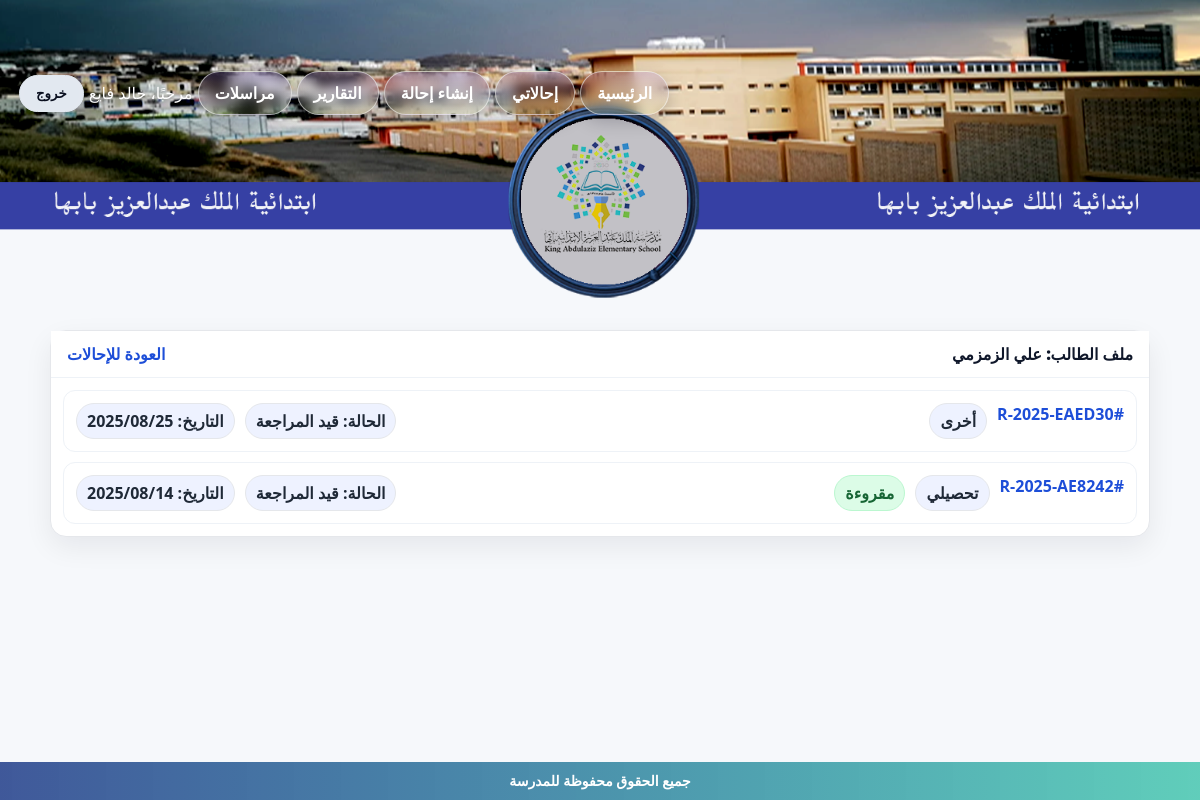
The page /referrals/student/علي-الزمزمي/ (signed in) on the database its author committed.
### referrals/models.py (models this page shows, shortened)
class Referral(models.Model):
    STATUS_CHOICES = [
        ("NEW", "جديدة"),
        ("UNDER_REVIEW", "قيد المراجعة"),
        ("SENT_TO_DEPUTY", "محالة لوكيل"),
        ("CLOSED", "مغلقة"),
    ]
    TYPE_CHOICES = [
        ("behavior", "سلوكي"),
        ("academic", "تحصيلي"),
        ("health", "صحي"),
        ("other", "أخرى"),
    ]
    GRADE_CHOICES = [(str(i), f"الصف {i}") for i in range(1, 13)]
    reference = models.CharField("المرجع", max_length=20, default=generate_reference, unique=True, editable=False)
    student_name = models.CharField("اسم الطالب", max_length=120)
    student_key = models.CharField("معرّف الطالب", max_length=180, blank=True, db_index=True)
    grade = models.CharField("الصف", max_length=2, choices=GRADE_CHOICES)
    referral_type = models.CharField("نوع الإحالة", max_length=20, choices=TYPE_CHOICES)
    details = models.TextField("التفاصيل")
    status = models.CharField("الحالة", max_length=20, choices=STATUS_CHOICES, default="NEW")
    created_by = models.ForeignKey(User, verbose_name="أنشأها", on_delete=models.CASCADE, related_name="created_referrals")
    assignee = models.ForeignKey(User, verbose_name="المكلّف", on_delete=models.SET_NULL, null=True, blank=True, related_name="assigned_referrals")
    is_opened_by_assignee = models.BooleanField("فُتحت من المكلّف", default=False, db_index=True)
    has_reply = models.BooleanField("يوجد رد", default=False, db_index=True)
    created_at = models.DateTimeField("أُنشئت في", auto_now_add=True)
    updated_at = models.DateTimeField("آخر تحديث", auto_now=True)
    class Meta:
        verbose_name = "إحالة"
        verbose_name_plural = "إحالات"
        ordering = ["-created_at"]
    @property
    def is_new_flag(self):
        return not self.has_reply
    @property
    def is_read_flag(self):
        return bool(self.is_opened_by_assignee and self.has_reply)

### referrals/views.py (the view)
# urls.py: path("student/<str:key>/", views.student_file, name="student_file"),
@login_required
def student_file(request, key: str):
    if _is_manager(request.user):
        visible_qs = Referral.objects.all().order_by("-created_at")
    else:
        visible_qs = Referral.objects.filter(Q(created_by=request.user) | Q(assignee=request.user)).order_by("-created_at")
    visible = list(visible_qs)
    for r in visible: _ensure_student_key(r)
    items = [r for r in visible if getattr(r, "student_key", "") == key]
    student_name = items[0].student_name if items else ""
    intake_map = {}
    if HAS_COUNSELOR:
        for r in items:
            try:
                intake = getattr(r, "counselor_intake", None)
                if intake:
                    intake_map[r.pk] = _counselor_summary_struct(intake)
            except Exception:
                pass
    if HAS_COUNSELOR:
        for r in items:
            try:
                intake = getattr(r, "counselor_intake", None)
                r.counselor_summary = _counselor_summary_struct(intake) if intake else []
            except Exception:
                r.counselor_summary = []
    return render(request, "referrals/student_file.html", {
        "student_name": student_name, "items": items, "key": key,
        "intake_map": intake_map, "HAS_COUNSELOR": HAS_COUNSELOR,
    })

### referrals/context_processors.py (called while the page is built)
def active_news_ticker(request):
    try:
        obj = NewsTicker.objects.filter(is_active=True).order_by("-created_at").first()
        if obj and obj.is_visible:
            return {"news_ticker": obj}
    except Exception:
        pass
    return {"news_ticker": None}

### referrals/models.py (called while the page is built)
    @property
    def is_visible(self):
        now = timezone.now()
        if not self.is_active:
            return False
        if self.starts_at and now < self.starts_at:
            return False
        if self.ends_at and now > self.ends_at:
            return False
        return True

### referrals/views.py (called while the page is built)
def _is_manager(user):
    try:
        return bool(user.is_staff or (getattr(user, "profile", None) and user.profile.role == "مدير المدرسة"))
    except Profile.DoesNotExist:
        return bool(user.is_staff)

def _ensure_student_key(ref: Referral):
    try:
        has_key_field = hasattr(ref, "student_key")
    except Exception:
        has_key_field = False
    if not has_key_field:
        return
    try:
        if getattr(ref, "student_key", ""):
            return
        civil = (getattr(ref, "student_civil_id", None) or "")[:64]
        new_key = make_student_key(getattr(ref, "student_name", ""), civil)
        if new_key:
            ref.student_key = new_key
            ref.save(update_fields=["student_key"])
    except Exception:
        pass

def _display(v):
    if v is True: return "نعم"
    if v is False or v == "False": return "لا"
    return v

def _get_label(obj, field):
    try:
        return obj._meta.get_field(field).verbose_name
    except Exception:
        return field

def _get_value(obj, field):
    disp = None
    try:
        disp = getattr(obj, f"get_{field}_display")()
        if disp: return disp
    except Exception:
        pass
    return getattr(obj, field, None)

def _mk_pair(obj, field):
    val = _get_value(obj, field)
    if val in (None, "", False):
        return None
    return (_get_label(obj, field), _display(val))

### templates/referrals/student_file.html (shortened to what this page needs)
{% load static %}
<!doctype html>
<html lang="ar" dir="rtl">
<head>
</head>
<body>
{% include 'header.html' %}
<div class="wrap">
  <div class="card">
    <div style="padding:12px 16px;background:#fff;border-bottom:1px solid #eef2f7">
      <div class="row" style="justify-content:space-between;align-items:center">
        <div style="font-weight:1000">ملف الطالب: {{ student_name }}</div>
        <a class="link" href="{% url 'referrals:index' %}">العودة للإحالات</a>
      </div>
    </div>
    <div class="list">
      {% for r in items %}
        <div class="item">
          <div class="row">
            <a class="link" href="{% url 'referrals:detail' r.pk %}">#{{ r.reference }}</a>
            <span class="badge">{{ r.get_referral_type_display }}</span>
            {% if r.is_new_flag %}<span class="badge" style="background:#fee2e2;color:#991b1b;border-color:#fecaca">جديدة</span>{% elif r.is_read_flag %}<span class="badge" style="background:#dcfce7;color:#166534;border-color:#bbf7d0">مقروءة</span>{% endif %}
          </div>
          <div class="row">
            <span class="badge">الحالة: {{ r.get_status_display }}</span>
            <span class="badge">التاريخ: {{ r.created_at|date:"Y/m/d" }}</span>
          </div>
        </div>
      {% empty %}
        <div>لا توجد إحالات لهذا الطالب.</div>
      {% endfor %}
    </div>
  </div>
</div>
{% include 'footer.html' %}
</body>
</html>

### templates/header.html (shortened to what this page needs)
<nav class="hdr-nav" role="navigation" aria-label="الشريط العلوي">
  <div class="hdr-banner">
    <div class="hdr-actions">
      <div class="hdr-actions-wrap">
        <div class="hdr-links">
          <a class="hdr-link" href="/">الرئيسية</a>
          <a class="hdr-link" href="/referrals/">إحالاتي</a>
          <a class="hdr-link" href="/referrals/new/">إنشاء إحالة</a>
          <a class="hdr-link" href="/workflow/reports/">التقارير</a>
          <a class="hdr-link" href="/messages/">مراسلات</a>
          {% if request.user.is_authenticated %}
            <span class="hdr-user">مرحبًا، {{ request.user.username }}</span>
            <form action="{% url 'accounts:logout' %}" method="post" class="hdr-logout-form">
              <button type="submit" class="hdr-link hdr-logout" aria-label="تسجيل الخروج">خروج</button>
            </form>
          {% else %}
            <a class="hdr-link" href="{% url 'accounts:login' %}">تسجيل الدخول</a>
            <a class="hdr-link hdr-cta" href="{% url 'accounts:register' %}">إنشاء حساب</a>
          {% endif %}
        </div>
      </div>
    </div>
  </div>
</nav>

### templates/referrals/student_file.html (style rules this page uses)
body { margin:0;font-family:system-ui,Tajawal,Arial;background:#f6f8fb;color:#0f172a }
.wrap { max-width:1100px;margin:auto;padding:20px 14px }
.card { background:#fff;border:1px solid #e5e7eb;border-radius:16px;box-shadow:0 10px 28px rgba(2,6,23,.07) }
.row { display:flex;gap:10px;flex-wrap:wrap }
.list { display:grid;gap:10px;padding:12px }
.item { padding:12px;border:1px solid #eef2f7;border-radius:12px;display:flex;justify-content:space-between;align-items:center }
.badge { padding:6px 10px;border-radius:999px;background:#eef2ff;border:1px solid #e5e7eb;color:#1f2937;font-weight:900 }
.link { font-weight:900;color:#1d4ed8;text-decoration:none }

### templates/header.html (style rules this page uses)
.hdr-nav { position:relative;z-index:60;color:#fff;--accent:#ffb703 }
.hdr-banner { width:100%;height:220px; background:url('/static/king.png') center/cover no-repeat; position:relative;overflow:visible;z-index:1; padding-bottom:90px; }
.hdr-actions { position:absolute;right:50;left:0;bottom:195px; z-index:4; }
.hdr-actions-wrap { max-width:999px;margin:auto; display:flex;align-items:center;justify-content:flex-start;gap:10px; padding:0 19px; }
.hdr-links { display:flex;align-items:center;gap:5px;flex-wrap:wrap }
.hdr-link { --ring: rgba(246, 246, 244, 0.6); --bg1: rgba(68, 8, 250, 0.12); --bg2: rgba(179, 248, 7, 0.06); color:#ffffff;text-decoration:none;font-weight:700; padding:10px 16px;border-radius:29px; background:linear-gradient(180deg,var(--bg1),var(--bg2)); border:1.5px solid var(--ring); box-shadow: 0 6px 18px rgba(2,6,23,.22), inset 0 0 18px rgba(255,255,255,.08); backdrop-filter: blur(6px); -webkit-backdrop-filter: blur(6px); transition:.2s ease; cursor:pointer; }
.hdr-user { display:flex;align-items:center;gap:8px;text-shadow:0 2px 4px rgba(0,0,0,.35) }
.hdr-logout { background:#e2e8f0;color:#0b1020;border-color:#e2e8f0 }
.hdr-logout-form { display:inline;margin:0 }

### rows shown on the page
Referral: student_name "علي الزمزمي", reference "R-2025-EAED30", referral_type "أخرى", status "قيد المراجعة", created_at "2025/08/25"
Referral: reference "R-2025-AE8242", referral_type "تحصيلي", has_reply "مقروءة", status "قيد المراجعة", created_at "2025/08/14"

### other values the page prints
{{ request.user.username }} "خالد فايع"
